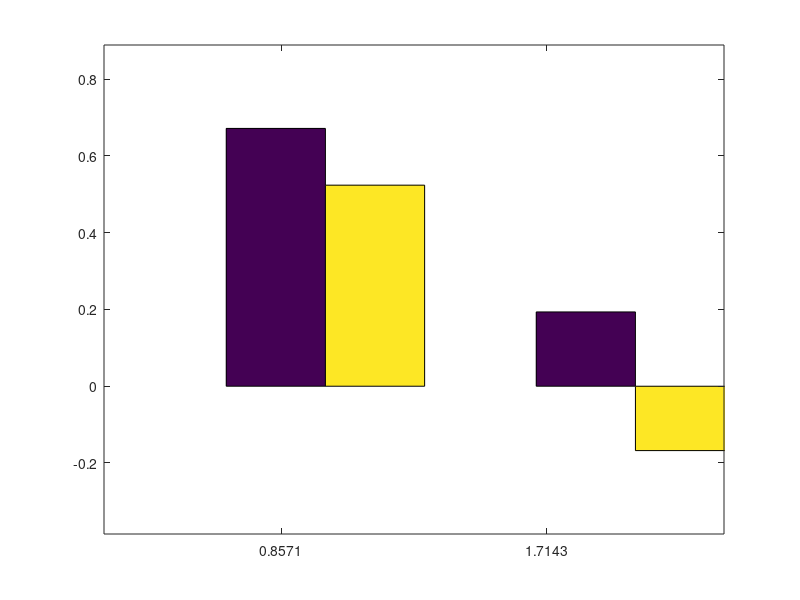

MATLAB code to generate this figure: (Note: this script raises an error after producing the figure.)
function hBar = barmod(varargin)%(x,ar,bo,bgo,xlimo,ylimo,labels)
% x = plot data (number or bar groups x number of bars per group
% ar = aspectratio width / height
% bo = bar offset :
% bgo – bar group offset (spacing between groups of bars—input as ratio to *total bar group width)
% xlimo – x-limit offset (space between left/right extents of bar chart data and left/right extents of plot, respectively—input as ratio to total bar group width)
% ylimo – y-limit offset (space between top/bottom extents of bar chart data and top/bottom extents of plot, respectively—input as ratio to total bar group width)
% labels – labels corresponding to bar groups.

%Empty inputs declaration
x = []; yhp = x; ar = x; bgo = x; bo = x; xlimo = x; ylimo = x;  labels = x;



if nargin >= 1
    x = varargin{1}; %input data
    %default: (1-5)x(1-5) randomized data set
    if nargin >= 2
        yhp = varargin{2}; %plot height (pixels)
        %default: 500
        if nargin >= 3
            ar = varargin{3}; %aspect ratio (width/height)
            %default: 5/4
            if nargin >= 4
                bo = varargin{4}; %bar offset (width between bars in groups)
                %default: 0
                if nargin >= 5
                    bgo = varargin{5}; %bar group offset (width between bar groups)
                    %default: 1/2 (total bar group width)
                    if nargin >= 6
                        xlimo = varargin{6}; %xlim offset (either side of bar chart)
                        %default: same size as "bgo"
                        if nargin >= 7
                            ylimo = varargin{7}; %ylim offset (top and bottom of bar chart)
                            %default: same size as "xlimo"
                            if nargin >= 8
                                labels = varargin{8}; %x-tick labels
                                %default: %strcat('label',num2str(#datapoints/set))
                            end
                        end
                    end
                end
            end
        end
    end 
end



%%%%%%%%%%%%%%%%%%%%%%%%%%%%%%%%%%%%%%%%%%%%%%%%%%%%%%%%%%%%%%%%%%%%%%%%%%%
%Reading in "x":
%%%%%%%%%%%%%%%%%%%%%%%%%%%%%%%%%%%%%%%%%%%%%%%%%%%%%%%%%%%%%%%%%%%%%%%%%%%

%Creating default (1-5)x(1-5) randomized data set
        if isempty(x)
            NBG = ceil(rand*5);
            n = ceil(rand*5);
            x = rand(NBG,n) -.2; %default: random 1-to-5 x 1-to-5 bar chart
        end 

%Storing "x" size data
        szx = size(x);
        NBG = szx(1); %number of bar groups (data points/set)
        n = szx(2); %number of bars/group (data sets)

%In case of row vector input, make column vector
        if NBG == 1 
            x = x'; 
            szx = size(x);
            NBG = szx(1); 
            n = szx(2);
        end

%In case of datum input, reject input
        if NBG == 1 && n == 1
    error('This function does not support data inputs of a single datum.')
        end

        
%~ ~ ~ ~ ~ ~ ~ ~ ~ ~ ~ ~ ~ ~ ~ ~ ~ ~ ~ ~ ~ ~ ~ ~ ~ ~ ~ ~ ~ ~ ~ ~ ~ ~ ~ ~ ~%
%                           Plotting bar chart
%~ ~ ~ ~ ~ ~ ~ ~ ~ ~ ~ ~ ~ ~ ~ ~ ~ ~ ~ ~ ~ ~ ~ ~ ~ ~ ~ ~ ~ ~ ~ ~ ~ ~ ~ ~ ~%

        hBar = bar(x,'hist');
        hold on

%~ ~ ~ ~ ~ ~ ~ ~ ~ ~ ~ ~ ~ ~ ~ ~ ~ ~ ~ ~ ~ ~ ~ ~ ~ ~ ~ ~ ~ ~ ~ ~ ~ ~ ~ ~ ~%
%                            Sizing bar chart
%~ ~ ~ ~ ~ ~ ~ ~ ~ ~ ~ ~ ~ ~ ~ ~ ~ ~ ~ ~ ~ ~ ~ ~ ~ ~ ~ ~ ~ ~ ~ ~ ~ ~ ~ ~ ~%


%%%%%%%%%%%%%%%%%%%%%%%%%%%%%%%%%%%%%%%%%%%%%%%%%%%%%%%%%%%%%%%%%%%%%%%%%%%
%Reading in "yhp":
%%%%%%%%%%%%%%%%%%%%%%%%%%%%%%%%%%%%%%%%%%%%%%%%%%%%%%%%%%%%%%%%%%%%%%%%%%%        
        if isempty(yhp)
        yhp = 500; %default pixel height of plot
        end        
        
%%%%%%%%%%%%%%%%%%%%%%%%%%%%%%%%%%%%%%%%%%%%%%%%%%%%%%%%%%%%%%%%%%%%%%%%%%%
%Reading in "ar":
%%%%%%%%%%%%%%%%%%%%%%%%%%%%%%%%%%%%%%%%%%%%%%%%%%%%%%%%%%%%%%%%%%%%%%%%%%%
        if isempty(ar)
        ar = 5/4; %default aspect ratio
        end
        
%Centering bar chart
        xwp = yhp*ar; %pixel width of plot
        ss = get(0,'screensize'); %retrieving screen resolution
        ss = ss(3:4);
        set(gcf, 'Position',  [(ss(1)-xwp)/2, (ss(2)-yhp)/2, xwp, yhp])

        
%~ ~ ~ ~ ~ ~ ~ ~ ~ ~ ~ ~ ~ ~ ~ ~ ~ ~ ~ ~ ~ ~ ~ ~ ~ ~ ~ ~ ~ ~ ~ ~ ~ ~ ~ ~ ~%
%               Important bar chart modification parameters
%~ ~ ~ ~ ~ ~ ~ ~ ~ ~ ~ ~ ~ ~ ~ ~ ~ ~ ~ ~ ~ ~ ~ ~ ~ ~ ~ ~ ~ ~ ~ ~ ~ ~ ~ ~ ~%


%Bar group width (bgw) system defaults (determined experimentally)
        if n == 1
            bgw = 1; 
        elseif 2 <= n && n <= 6
            bgw = 2*n/(2*n + 3);
        elseif n > 6
            bgw = .8;
        end

        bw = bgw/n; %bar width
        bgs = 1 - bgw; %bar group space (width of space between bar groups)

        
%Original x-coordinate of each bar centroid
        oc = x; %(same size as input "x")
        for i = 1:NBG 
            for j = 1:n
                oc(i,j) = i - bgw*(n-1)/(2*n) + (j-1)*bgw/n; %original centers
            end
        end
     
                
%%%%%%%%%%%%%%%%%%%%%%%%%%%%%%%%%%%%%%%%%%%%%%%%%%%%%%%%%%%%%%%%%%%%%%%%%%%
%Reading in "bo"
%%%%%%%%%%%%%%%%%%%%%%%%%%%%%%%%%%%%%%%%%%%%%%%%%%%%%%%%%%%%%%%%%%%%%%%%%%%
        if isempty(bo)
        bo = 0; %bar space offset - default: 0 (no space)
        end
        bo = bo*bw; %scaling to bar width
        
%creating a total bar group width that accounts for bar offest
        tbgw = bgw + bo*(n-1);

%%%%%%%%%%%%%%%%%%%%%%%%%%%%%%%%%%%%%%%%%%%%%%%%%%%%%%%%%%%%%%%%%%%%%%%%%%%
%Reading in "bgo"
%%%%%%%%%%%%%%%%%%%%%%%%%%%%%%%%%%%%%%%%%%%%%%%%%%%%%%%%%%%%%%%%%%%%%%%%%%%
        if isempty(bgo)
        bgo = 1/2; %bar group offset - default: half the bar group width
        end
        bgo = bgo*tbgw; %scaling to total bar group width

        
%Displacement of each bar
        d = x; %distance each bar moves (same size as x)
        for i = 1:NBG
            for j= 1:n
                d(i,j) = i*(bgs-bgo-(n-1)*bo) - j*bo;
            end
        end

nbc = oc-d; %new bar center
nbgc = mean(nbc,2); %new bar group center


%~ ~ ~ ~ ~ ~ ~ ~ ~ ~ ~ ~ ~ ~ ~ ~ ~ ~ ~ ~ ~ ~ ~ ~ ~ ~ ~ ~ ~ ~ ~ ~ ~ ~ ~ ~ ~%
%                       Modifying bar chart limits
%~ ~ ~ ~ ~ ~ ~ ~ ~ ~ ~ ~ ~ ~ ~ ~ ~ ~ ~ ~ ~ ~ ~ ~ ~ ~ ~ ~ ~ ~ ~ ~ ~ ~ ~ ~ ~%


%%%%%%%%%%%%%%%%%%%%%%%%%%%%%%%%%%%%%%%%%%%%%%%%%%%%%%%%%%%%%%%%%%%%%%%%%%%
%Reading in "xlimo"
%%%%%%%%%%%%%%%%%%%%%%%%%%%%%%%%%%%%%%%%%%%%%%%%%%%%%%%%%%%%%%%%%%%%%%%%%%%
        if isempty(xlimo)
            xlimo = bgo; %plot limits offset - default: same size as bgo
        else
            xlimo = xlimo*tbgw; %accounting for bar offset
        end
        
        
%Modifying x limits
        xlimRB = nbc(szx(1),szx(2))+bw/2; %right xlim, to the final bar
        xlimR = xlimRB + xlimo; %final right xlim, including xlim offset
        xlimLB = nbc(1,1)-bw/2; %left xlim, beginning at first bar
        xlimL = xlimLB - xlimo; %first xlim, including xlim offset
        xlim([xlimL xlimR])
        
        
%Modifying y limits
        xwv = xlimR-xlimL; % value width of the plot along x-axis
        xpr = xwp/xwv; %pixel-to-value ratio along x-axis
        xlimop = xlimo*xpr; %pixel width of xlim offset
    
    %Accounting for negative input 
        yminv = min(min(x));
        ymaxv = max(max(x));
        
    %Accounting for pixel offset (visual adjustment)
        if 0 <= ar && ar <= 1
            po = 8/3*ar + 4/3;%some pixel offset I think that makes it just
            %not quite right. Pretty sure the math is right--just visually,
            %seemed just barely off.
        else
            po = 4;
        end
            
%%%%%%%%%%%%%%%%%%%%%%%%%%%%%%%%%%%%%%%%%%%%%%%%%%%%%%%%%%%%%%%%%%%%%%%%%%%
%Reading in "ylimo"
%%%%%%%%%%%%%%%%%%%%%%%%%%%%%%%%%%%%%%%%%%%%%%%%%%%%%%%%%%%%%%%%%%%%%%%%%%%
        if isempty(ylimo)
            ylimop = xlimop - po; %plot limits offset - default: same size as xlimop
        else
            ylimop = ylimo*tbgw*xpr - po; %accounting for bar offset
        end
    
        
%~ ~ ~ ~ ~ ~ ~ ~ ~ ~ ~ ~ ~ ~ ~ ~ ~ ~ ~ ~ ~ ~ ~ ~ ~ ~ ~ ~ ~ ~ ~ ~ ~ ~ ~ ~ ~%
%              Case of both positive and negative input values
%~ ~ ~ ~ ~ ~ ~ ~ ~ ~ ~ ~ ~ ~ ~ ~ ~ ~ ~ ~ ~ ~ ~ ~ ~ ~ ~ ~ ~ ~ ~ ~ ~ ~ ~ ~ ~%

        if yminv < 0
            %ensuring the ylimo input value works
            if 2*ylimop >= yhp
                ylimolim = (yhp/2 + po)/(tbgw*xpr); %ylim limit
                error(string(strcat('Your y-limit offset exceeds the pixel height of the plot.',...
                    {' '},'Please choose a value in the range 0 <= ylimo <',{' '},num2str(ylimolim),'.')))                
                return
            end
            yspanp = yhp - 2*ylimop; %getting the pixel height of ymax
            yspanv = ymaxv - yminv; %pulling in ylim bar extents
            ypr = yspanp/yspanv; %pixel-to-value ratio along y-axis
            ylimo = ylimop/ypr; %offset for bottom of plot
            ylim([yminv-ylimo ymaxv+ylimo])

%visual square test
%                     hold on
%                     plot([xlimL xlimR],[ymaxv ymaxv])
%                     plot([xlimL xlimR],[yminv yminv])
%                     plot([xlimRB xlimRB],[yminv-ylimo ymaxv+ylimo])
%                     plot([xlimLB xlimLB],[yminv-ylimo ymaxv+ylimo])

%~ ~ ~ ~ ~ ~ ~ ~ ~ ~ ~ ~ ~ ~ ~ ~ ~ ~ ~ ~ ~ ~ ~ ~ ~ ~ ~ ~ ~ ~ ~ ~ ~ ~ ~ ~ ~%
%                     Case of all negative input values
%~ ~ ~ ~ ~ ~ ~ ~ ~ ~ ~ ~ ~ ~ ~ ~ ~ ~ ~ ~ ~ ~ ~ ~ ~ ~ ~ ~ ~ ~ ~ ~ ~ ~ ~ ~ ~%

                    if ymaxv < 0
                %ensuring the ylimo input value works
                if ylimop >= yhp
                        ylimolim = (yhp + po)/(tbgw*xpr); %ylim limit
                        error(string(strcat('Your y-limit offset exceeds the pixel height of the plot.',...
                            {' '},'Please choose a value in the range 0 <= ylimo <',{' '},num2str(ylimolim),'.')))
                        return
                    end
                    yspanp = yhp - ylimop; %getting the pixel height of ymax
                    yspanv = 0 - yminv; %pulling in maximum bar height
                                        %(associated with minimum bar value in this case)
                                        %"0" there to indicate the difference between ymax and ymin
                                        %(ymaxv = 0 here, as we are starting from the top axis)
                    ypr = yspanp/yspanv; %pixel-to-pixel ratio along y-axis
                    ylimo = ylimop/ypr; %offset for bottom of plot
                    ylim([yminv-ylimo 0])
                    
%visual square test
%                     hold on
%                     plot([xlimL xlimR],[yminv yminv])
%                     plot([xlimRB xlimRB],[yminv-ylimo 0])
        
                    end
        else
        
            
%~ ~ ~ ~ ~ ~ ~ ~ ~ ~ ~ ~ ~ ~ ~ ~ ~ ~ ~ ~ ~ ~ ~ ~ ~ ~ ~ ~ ~ ~ ~ ~ ~ ~ ~ ~ ~%
%                     Case of all positive input values
%~ ~ ~ ~ ~ ~ ~ ~ ~ ~ ~ ~ ~ ~ ~ ~ ~ ~ ~ ~ ~ ~ ~ ~ ~ ~ ~ ~ ~ ~ ~ ~ ~ ~ ~ ~ ~%

            %ensuring the ylimo input value works
            if ylimop >= yhp
                ylimolim = (yhp + po)/(tbgw*xpr); %ylim limit
                error(string(strcat('Your y-limit offset exceeds the pixel height of the plot.',...
                    {' '},'Please choose a value in the range 0 <= ylimo <',{' '},num2str(ylimolim),'.')))
                return
            end
            yspanp = yhp - ylimop; %getting the pixel height of ymax
            yspanv = ymaxv - 0; %pulling in maximum bar height
                                %"0" there to indicate the difference between ymax and ymin
                                %(ymin = 0 here, as we are starting from the bottom axis)
            ypr = yspanp/yspanv; %pixel-to-pixel ratio along y-axis
            ylimo = ylimop/ypr; %offset for bottom of plot
            ylim([0 ymaxv+ylimo])
            
%visual square test
%                     hold on
%                     plot([xlimL xlimR],[ymaxv ymaxv])
%                     plot([xlimRB xlimRB],[0 ymaxv+ylimo])
        end

%~ ~ ~ ~ ~ ~ ~ ~ ~ ~ ~ ~ ~ ~ ~ ~ ~ ~ ~ ~ ~ ~ ~ ~ ~ ~ ~ ~ ~ ~ ~ ~ ~ ~ ~ ~ ~%
%                        Applying bar group labels
%~ ~ ~ ~ ~ ~ ~ ~ ~ ~ ~ ~ ~ ~ ~ ~ ~ ~ ~ ~ ~ ~ ~ ~ ~ ~ ~ ~ ~ ~ ~ ~ ~ ~ ~ ~ ~%

%%%%%%%%%%%%%%%%%%%%%%%%%%%%%%%%%%%%%%%%%%%%%%%%%%%%%%%%%%%%%%%%%%%%%%%%%%%
%Reading in "labels"
%%%%%%%%%%%%%%%%%%%%%%%%%%%%%%%%%%%%%%%%%%%%%%%%%%%%%%%%%%%%%%%%%%%%%%%%%%%
        if isempty(labels)
            for i = 1:NBG
            labels{i} = strcat('title',num2str(i));
            end
        end
               
        
%warning if labels array is not the correct size
        if length(labels) < NBG
            warning(string(strcat('Your label array size is less than the number of',...
                {' '},'bar groups. To keep label elements from looping, make sure',...
                {' '},'your label array contains as many as elements as bar groups',...
                {' '},'(in your case,',{' '},num2str(NBG),').')));
        elseif length(labels) > NBG
            warning(string(strcat('Your label array size is greater than the number of',...
                {' '},'bar groups. You may have accidentally forgotten a data group',...
                {' '},'or entered the same label twice (or simply put in one too many labels).')));
        end

        
        
%centering x-ticks to each bar group
        ax = gca;
        xticks(nbgc);
        %applying labels to x-ticks
        ax.XAxis.TickLabels = labels;

        
%~ ~ ~ ~ ~ ~ ~ ~ ~ ~ ~ ~ ~ ~ ~ ~ ~ ~ ~ ~ ~ ~ ~ ~ ~ ~ ~ ~ ~ ~ ~ ~ ~ ~ ~ ~ ~%
%                        Adjusting patch vertices
%~ ~ ~ ~ ~ ~ ~ ~ ~ ~ ~ ~ ~ ~ ~ ~ ~ ~ ~ ~ ~ ~ ~ ~ ~ ~ ~ ~ ~ ~ ~ ~ ~ ~ ~ ~ ~%
        
%Storing patch .Vertices arrays
        v = cell(1);
        for i = 1:n
            v{i} = hBar(i).Vertices;
        end

        
        
%Creating index array for .Vertices arrays
        szv = length(v{1}); %length of .Vertices arrays
        ia = zeros(1,szv); %indexing array declaration
        for i = 1:szv
            hold on
            if floor((i-1)/5)==(i-1)/5
                ia(i) = 1; %indexing array
            else
                ia(i) = 0;
            end
        end

        
        
%Adjusting vertices with displacement variable "d"
        for j = 1:n
            for k = 1:NBG
                for i = 1:szv
                    if ia(i) ~= 1 && i > 5*k-4 && i <= 5*k 
                        v{j}(i,1) =  v{j}(i,1) - d(k,j);
                        hBar(j).Vertices = v{j};
                    end                    
                    v2{k,j} = v{j}(5*k-3:5*k,:);
                end 
            end
        end

        
%~ ~ ~ ~ ~ ~ ~ ~ ~ ~ ~ ~ ~ ~ ~ ~ ~ ~ ~ ~ ~ ~ ~ ~ ~ ~ ~ ~ ~ ~ ~ ~ ~ ~ ~ ~ ~%
%                  Individualizing bars in patch vertices
%~ ~ ~ ~ ~ ~ ~ ~ ~ ~ ~ ~ ~ ~ ~ ~ ~ ~ ~ ~ ~ ~ ~ ~ ~ ~ ~ ~ ~ ~ ~ ~ ~ ~ ~ ~ ~%

%clear hBar data, but leave plot axes
        delete(hBar)

%Setting parula (default color map) matrix
        clrs = parula(n);

%Making individual patches for each bar
        for j = 1:n
            for k = 1:NBG
        hBar(k,j) = patch(v2{k,j}(:,1),v2{k,j}(:,2),clrs(j,:));
        hold on
            end
        end
        
%~ ~ ~ ~ ~ ~ ~ ~ ~ ~ ~ ~ ~ ~ ~ ~ ~ ~ ~ ~ ~ ~ ~ ~ ~ ~ ~ ~ ~ ~ ~ ~ ~ ~ ~ ~ ~%
%               Adding Error Bars (RMM an extreme novice)
%~ ~ ~ ~ ~ ~ ~ ~ ~ ~ ~ ~ ~ ~ ~ ~ ~ ~ ~ ~ ~ ~ ~ ~ ~ ~ ~ ~ ~ ~ ~ ~ ~ ~ ~ ~ ~%
%bar centers are nbc

end